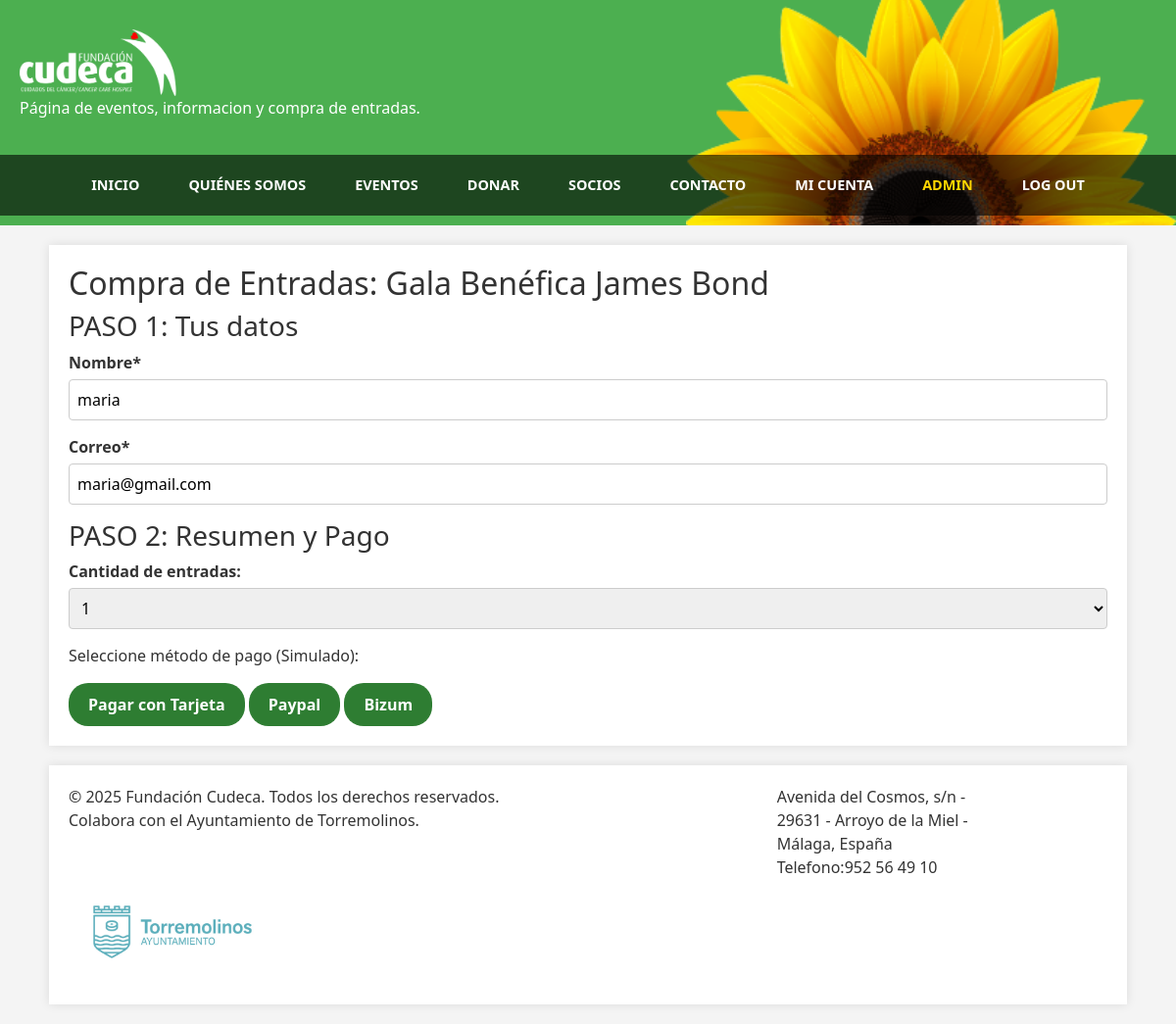
The page /evento/comprar/1 (signed in) on the database its author committed.
### models.py (models this page shows)
class Evento(db.Model):
    __tablename__ = 'evento'
    id = db.Column(db.Integer, primary_key=True)
    nombre_evento = db.Column(db.String(150))
    localizacion = db.Column(db.String(200))
    fecha = db.Column(db.DateTime)
    informacion = db.Column(db.Text)

class Usuario(UserMixin, db.Model):
    __tablename__ = 'usuario'
    id = db.Column(db.Integer, primary_key=True)
    nombre_usuario = db.Column(db.String(100), nullable=False)
    correo_electronico = db.Column(db.String(120), unique=True, nullable=False)
    contrasena_hash = db.Column(db.String(200), nullable=False)
    dni_nif = db.Column(db.String(20), unique=True, nullable=True)
    es_socio = db.Column(db.Boolean, default=False)
    admin_perfil = db.relationship('Administrador', backref='usuario', uselist=False)
    voluntario_perfil = db.relationship('Voluntario', backref='usuario', uselist=False)
    @property
    def es_admin(self):
        return self.admin_perfil is not None

### app.py (the view, shortened to what this page needs)
@app.route('/evento/comprar/<int:id_evento>', methods=['GET', 'POST'])
@login_required
def pago_entrada(id_evento):
    evento = Evento.query.get_or_404(id_evento)
    return render_template('pago_entrada.html', evento=evento)

### app.py (called while the page is built)
@login_manager.user_loader
def load_user(user_id):
    return Usuario.query.get(int(user_id))

### templates/pago_entrada.html (shortened to what this page needs)
{% extends "base.html" %}
{% block content %}
<h2>Compra de Entradas: {{ evento.nombre_evento }}</h2>
<form method="POST">
    <h3>PASO 1: Tus datos</h3>
    <div class="form-group">
        <label>Nombre*</label>
        <input type="text" name="nombre" value="{{ current_user.nombre_usuario if current_user.is_authenticated else '' }}" required>
    </div>
    <div class="form-group">
        <label>Correo*</label>
        <input type="email" name="correo" value="{{ current_user.correo_electronico if current_user.is_authenticated else '' }}" required>
    </div>
    <h3>PASO 2: Resumen y Pago</h3>
    <div class="form-group">
        <label>Cantidad de entradas:</label>
        <select name="cantidad">
            <option value="1">1</option>
        </select>
    </div>
    <div class="payment-methods">
        <p>Seleccione método de pago (Simulado):</p>
        <button type="submit" class="btn btn-green">Pagar con Tarjeta</button>
        <button type="submit" class="btn btn-green">Paypal</button>
        <button type="submit" class="btn btn-green">Bizum</button>
    </div>
</form>
{% endblock %}

### static/css/style.css (style rules this page uses)
:root { --primary-green: #4CAF50; --dark-green: #2E7D32; --accent-yellow: #FFC107; --text-color: #333; --bg-light: #f4f4f4; }
body { font-family: 'Segoe UI', Tahoma, Geneva, Verdana, sans-serif; margin: 0; padding: 0; color: var(--text-color); background-color: var(--bg-light); }
.btn { display: inline-block; padding: 10px 20px; border-radius: 20px; text-decoration: none; font-weight: bold; cursor: pointer; border: none; z-index: 10; }
.btn-green { background-color: var(--dark-green); color: white; }
.form-group { margin-bottom: 15px; }
.form-group label { display: block; margin-bottom: 5px; font-weight: bold; }
.form-group input, .form-group select { width: 100%; padding: 8px; border: 1px solid #ccc; border-radius: 4px; }

### rows shown on the page
Evento: nombre_evento "Gala Benéfica James Bond"
Usuario: nombre "maria", correo "maria@gmail.com"
